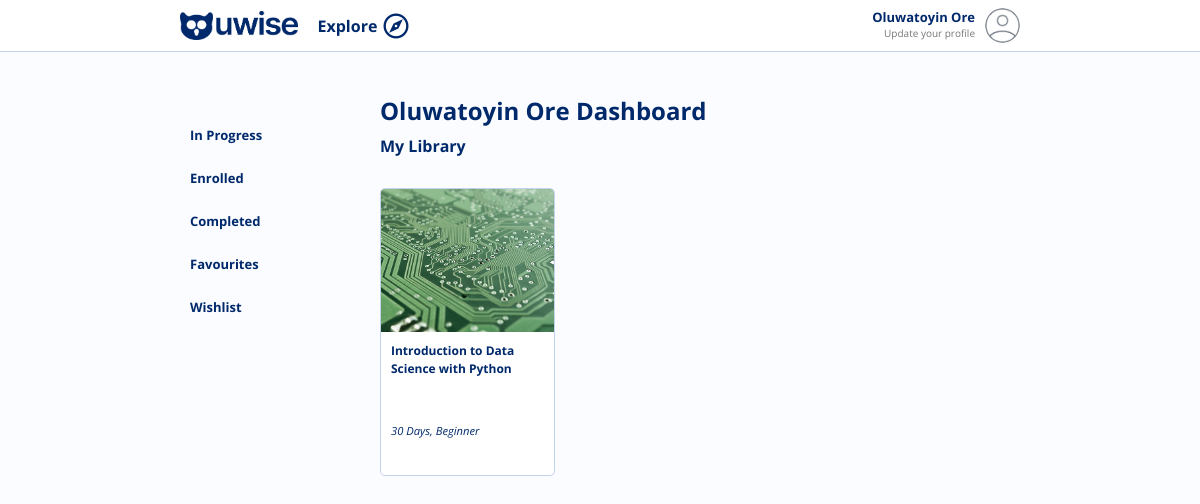
The page /dashboard (signed in) on the database its author committed.
### authAPI/models.py (models this page shows, shortened)
class User(AbstractUser):
    email = models.EmailField(max_length=100, unique=True)
    username = models.CharField(max_length=100, unique=True, null=True, blank=True)
    first_name = models.CharField(max_length=100, null=False, blank=False)
    last_name = models.CharField(max_length=100, null=False, blank=False)
    gender = models.CharField(max_length=20, default='', null=True, blank=True)
    phone = models.CharField(max_length=15, default='', null=True, blank=True)
    age = models.IntegerField(null=True, blank=True)
    state = models.CharField(max_length=100, default='', null=True, blank=True)
    marital_status = models.CharField(max_length=20, default='', null=True, blank=True)
    country = models.CharField(max_length=100, default='', blank=True)
    address = models.CharField(max_length=100, default='', blank=True)
    city = models.CharField(max_length=100, default='', blank=True)
    postal_code = models.CharField(max_length=10, default='', blank=True)
    image = models.ImageField(upload_to='users', null=True, blank=True)
    current_work_field = models.CharField(max_length=100, default='', blank=True)
    desired_work_field = models.CharField(max_length=100, default='', blank=True)
    current_job_title = models.CharField(max_length=100, default='', blank=True)
    desired_job_title = models.CharField(max_length=100, default='', blank=True)
    academic_level = models.CharField(max_length=100, default='', blank=True)
    years_of_experience = models.IntegerField(null=True, blank=True)
    bio = models.TextField(max_length=2000, default='', null=True, blank=True)
    organization = models.CharField(max_length=100, default='', null=True, blank=True)
    USERNAME_FIELD = 'email'
    REQUIRED_FIELDS = [
        'first_name',
        'last_name',
    ]
    objects = CustomUserManager()
    '''
    Generate username from user provided email
    '''

### courseAPI/models.py (models this page shows, shortened)
class UserCourse(models.Model):
    user = models.ForeignKey(User, on_delete=models.CASCADE, related_name='course_owner', null=False, blank=False)
    course = models.ForeignKey(Course, on_delete=models.CASCADE, related_name='course')
    date = models.DateTimeField(auto_now_add=True)
    class Meta:
        unique_together = ('user', 'course')

class Course(models.Model):
    title = models.CharField(max_length=200, null=False, blank=False)
    excerpt = models.TextField(null=False, blank=False)
    description = models.TextField(blank=False, null=False)
    welcome_note = models.TextField(blank=True, null=True)
    intro_video = models.URLField(blank=True, null=True)
    community_link1 = models.URLField(blank=True, null=True)
    community_link2 = models.URLField(blank=True, null=True)
    duration = models.IntegerField(blank=False, null=False)
    image = models.ImageField(upload_to='courses', null=False, blank=False)
    image_link = models.URLField(null=True, blank=True)
    field = models.ForeignKey('Field', on_delete=models.CASCADE)
    price = models.DecimalField(max_digits=9, decimal_places=2, null=False, blank=False)
    class_interval = models.IntegerField(blank=False, null=False)
    language = models.CharField(max_length=200, null=True, blank=True)
    organization = models.ForeignKey(Organization, on_delete=models.SET_NULL, swappable=True, null=True, blank=True)
    level = models.ForeignKey('CourseLevel', on_delete=models.SET_NULL, null=True, blank=True,
                              related_name='course_level')
    skills = models.TextField(null=True, blank=True)
    tags = models.CharField(max_length=200, null=True, blank=True)
    objectives = models.TextField(blank=True, null=True)
    next_start_date = models.DateTimeField(null=True, blank=True)
    is_active = models.BooleanField(default=True)
    date_created = models.DateTimeField(auto_now=True)
    class Meta:
        ordering = ('-date_created', 'is_active', 'next_start_date')

class CourseLevel(models.Model):
    title = models.CharField(max_length=50, null=False, blank=False)
    description = models.CharField(max_length=200, null=True, blank=True)
    is_active = models.BooleanField(default=True)
    date = models.DateField(auto_now=True)
    class Meta:
        ordering = ('-date',)
    def __str__(self):
        return self.title

### web/views.py (the view)
# urls.py: path('dashboard', view=DashboardView.as_view(), name='dashboard'),
class DashboardView(BaseView):
    template_name = 'dashboard.html'
    def get(self, request, *args, **kwargs):
        if not request.user.is_authenticated:
            return redirect('login')
        q = request.GET.get('q')
        fields = courseAPI.models.Field.objects.all()
        courses = courseAPI.models.UserCourse.objects.filter(user=request.user).all()
        data = self.get_context_data()
        data['q'] = q
        data['courses'] = courses
        data['page'] = 'explore'
        context = {'data': data}
        return render(request, self.template_name, context)

### courseAPI/models.py (called while the page is built)
    def __str__(self):
        return self.title

### web/models.py (called while the page is built)
    def __str__(self):
        return self.url_name

### web/templates/dashboard.html (shortened to what this page needs)
{% extends 'partials/base.html' %}
{% load static %}
{% block content %}
    <div class="content">
        <div class="courses-content">
            <nav class="filters">
                <div class="filter-items">
                    <br>
                    <div class="filter-item-group">
                        <a class="filter-item" href="{% url 'dashboard' %}#">In Progress</a>
                        <a class="filter-item" href="{% url 'dashboard' %}#">Enrolled</a>
                        <a class="filter-item" href="{% url 'dashboard' %}#">Completed</a>
                        <a class="filter-item" href="{% url 'dashboard' %}#">Favourites</a>
                        <a class="filter-item" href="{% url 'dashboard' %}#">Wishlist</a>
                    </div>
                </div>
            </nav>
            <article class="course-list">
                <h2>{{ request.user.get_full_name }} Dashboard</h2>
                <h3>
                    {% if data.q is None %} My Library {% else %} {{ data.q }} {% endif %}
                </h3> <br>
                <div class="course-grid">
                    {% for course in data.courses %}
                        {% include 'widgets/user_course_card.html' with course=course.course %}
                    {% endfor %}
                </div>
            </article>
        </div>
    </div>
{% endblock %}

### web/templates/partials/header.html (shortened to what this page needs)
{% load  static %}
<div id="header-nav" class="header-nav">
    <div class="header-nav-content">
        <div class="header-nav-left">
            <a href="{% url 'home' %}"><img class="logo" src="{% static 'images/uwise.png' %}" alt="Uwise Logo"></a>
            {% if data.page is not 'enroll' %}
                <div class="explore"><a href="{% url 'explore' %}">Explore</a>&nbsp;<span onclick=showMegaMenu() style="cursor:pointer; font-size:30px;" class="material-symbols-outlined">explore</span></div>
            {% endif %}
        </div>
        <div class="header-nav-right">
            {% if user.is_authenticated %}
                <div class="header-profile">
                    <div class="header-profile-details">
                        <b>{{ user.get_full_name | title }}</b>
                        {% if user.current_job_title == '' %} <a href="">Update your profile</a> {% else %} <a href="">{{ user.current_job_title }}</a> {% endif %}
                    </div>
                    <div class="header-profile-image">
                        {% if user.image == '' or user.image is None %}
                            <img src="{% static 'images/profile.png' %}" alt="{{user.get_full_name}}">
                        {% else %}
                            <img src="{{ user.image.url }}" alt="{{user.get_full_name}}">
                        {% endif %}
                    </div>
                </div>
            {% endif %}
        </div>
    </div>
</div>

### web/templates/widgets/user_course_card.html (shortened to what this page needs)
<a href="{% url 'learn' course.id %}/info" class="course-card">
    <div class="course-image">
        {% if course.image_link is not None %}
            <img src="{{course.image_link}}" alt="">
        {% else %}
            <img src="{{course.image.url}}" alt="">
        {% endif %}
    </div>
    <div class="course-details">
        <strong class="course-title">{{course.title}}</strong>
        <div class="course-details-bottom">
            <i class="course-duration">{{course.duration}} Days, {{course.level}}</i>
        </div>
    </div>
</a>

### web/static/css/web.css (style rules this page uses)
:root { --bg-blue: #00296b; --bg-blue-light: #fafcff; --bg-blue-soft: #ebf3ff; --bg-green: #10DC80; --text-blue-dark: var(--bg-blue); --text-blue-light: #a0b0ca; --text-light: #fff; }
html { scroll-behavior: smooth; transition: .5s ease-in-out; }
body { font-family: 'Open Sans', sans-serif; margin: 0; padding: 0; background: #fafcff; }
h3 { margin: 10px 0; font-size: 1em; color: var(--bg-blue); line-height: 1.2em; }
h2 { margin: 0; font-size: 1.5em; color: var(--bg-blue); }
.header-nav { background: #ffffff; color: var(--bg-blue); padding: 8px 0; font-size: 14px; border-bottom: 1px solid #c3d3ec; }
.header-nav-content { display: flex; flex-direction: row; justify-content: space-between; width: 70%; margin: auto; }
.header-nav-left { align-items: center; display: flex; }
.header-nav-left a .logo { max-height: 30px; margin-right: 20px; }
.header-nav-left a { text-decoration: none; color: var(--bg-blue); font-size: 16px; font-weight: bold; display: flex; align-items: center; }
.header-nav-right { align-items: center; display: flex; flex-direction: row; gap: 10px; justify-content: space-between; text-align: right; }
.content { width: 70%; margin: auto; }
.course-card { flex: 0 0 auto; text-decoration: none; width: 175px; height: 36vh; border-radius: 5px; overflow: hidden; box-sizing: border-box; background: #fff; border: 1px solid #c3d3ec; cursor: pointer; color: var(--bg-blue); }
.course-image { height: 50%; }
.course-image img { width: 100%; min-height: 100%; object-fit: cover; }
.course-details { padding: 10px; height: 40%; display: flex; flex-direction: column; justify-content: space-between; }
.course-details i { font-size: .7em; }
.course-details strong { font-size: .75em; line-height: 1.5em; }
.course-details-bottom { height: 40px; line-height: 25px; }
.explore { display: flex; flex-direction: row; align-items: center; justify-content: space-between; width: 25%; }
.header-profile { display: flex; flex-direction: row; gap: 10px; cursor: pointer; align-content: center; position: relative; }
.header-profile-details { display: flex; flex-direction: column; }
.header-profile a { text-decoration: none; color: #777777; font-size: 10px; }
.header-profile-image { width: 35px; height: 35px; border-radius: 35px; }
.header-profile-image img { width: 35px; height: 35px; border-radius: 35px; }
.course-list { justify-content: space-between; gap: 25px; }
.courses-content { display: flex; flex-direction: row; position: relative; margin-top: 10%; }
.filters { width: 20%; height: 500px; display: flex; flex-direction: column; overflow-y: auto; scroll-behavior: smooth; scrollbar-width: thin; scrollbar-base-color: var(--bg-blue); padding: 10px 20px 0 0; position: relative; }
.course-list { width: 80%; padding: 10px 0 0 20px; }
.course-grid { display: flex; flex-direction: row; width: 100%; flex-wrap: wrap; gap: 10px; }
.filter-item-group { display: flex; flex-direction: row; gap: 5px; flex-wrap: wrap; }
.filter-item { width: 100%; font-size: 13px; color: var(--bg-blue); padding: 10px 10px; border-radius: 2px; cursor: pointer; font-weight: bold; text-decoration: none; }
b { font-size: 13px; color: var(--bg-blue); }

### rows shown on the page
User: get_full_name "Oluwatoyin Ore", user.get_full_name "Oluwatoyin Ore"
UserCourse: image (picture), title "Introduction to Data Science with Python", duration "30", level "Beginner"
